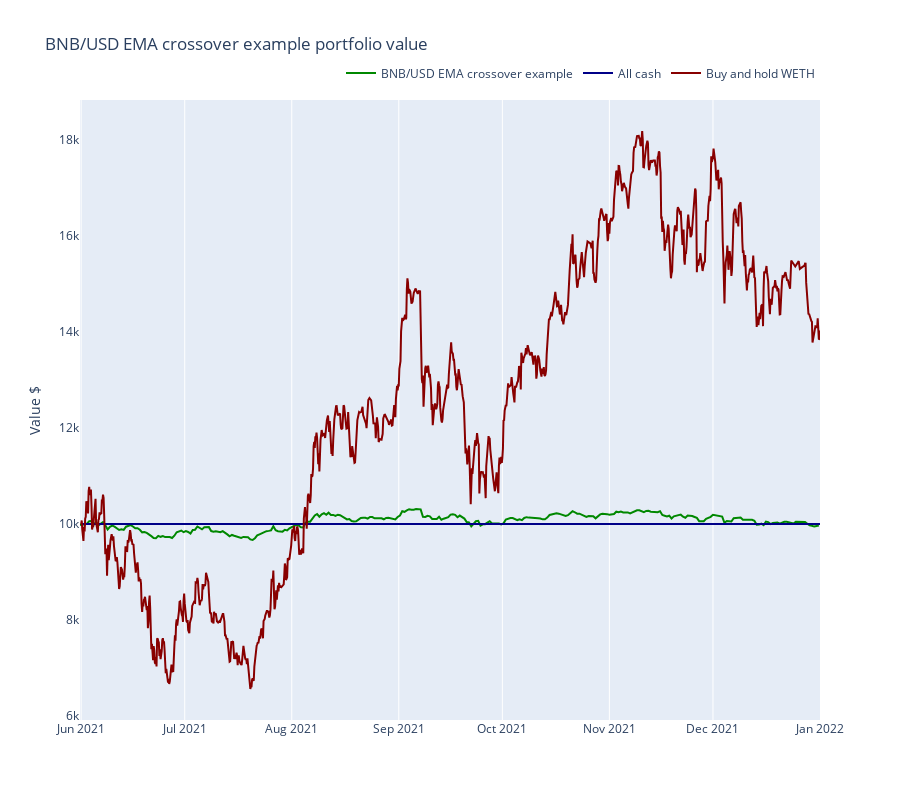

The cell this chart's notebook holds for it:
### Code cell
from tradeexecutor.visual.benchmark import visualise_benchmark

traded_pair = universe.universe.pairs.get_single()

fig = visualise_benchmark(
    state.name,
    portfolio_statistics=state.stats.portfolio,
    all_cash=state.portfolio.get_initial_deposit(),
    buy_and_hold_asset_name=traded_pair.base_token_symbol,
    buy_and_hold_price_series=universe.universe.candles.get_single_pair_data()["close"],
    start_at=start_at,
    end_at=end_at,
    height=800
)

fig.show()

### Figure 1 — Plotly figure (JSON) as saved in the notebook; plotly's stock layout.template omitted (floating-point values rounded to 4 significant figures; data arrays with more than 128 entries replaced by an {"elided": "..."} marker saying what was removed)
{"data": [{"line": {"color": "#008800"}, "mode": "lines", "name": "BNB/USD EMA crossover example", "type": "scatter", "x": {"elided": "322 str values"}, "y": {"elided": "322 float values"}}, {"line": {"color": "#000088"}, "mode": "lines", "name": "All cash", "type": "scatter", "x": ["2021-06-01T00:00:00", "2022-01-01T00:00:00"], "y": [10000, 10000]}, {"line": {"color": "#880000"}, "mode": "lines", "name": "Buy and hold WETH", "type": "scatter", "x": {"elided": "1073 str values"}, "y": {"elided": "1073 float values"}}], "layout": {"height": 800, "legend": {"orientation": "h", "x": 1, "xanchor": "right", "y": 1.02, "yanchor": "bottom"}, "title": {"text": "BNB/USD EMA crossover example portfolio value"}, "xaxis": {"rangeslider": {"visible": false}}, "yaxis": {"showgrid": false, "title": {"text": "Value $"}}}}
